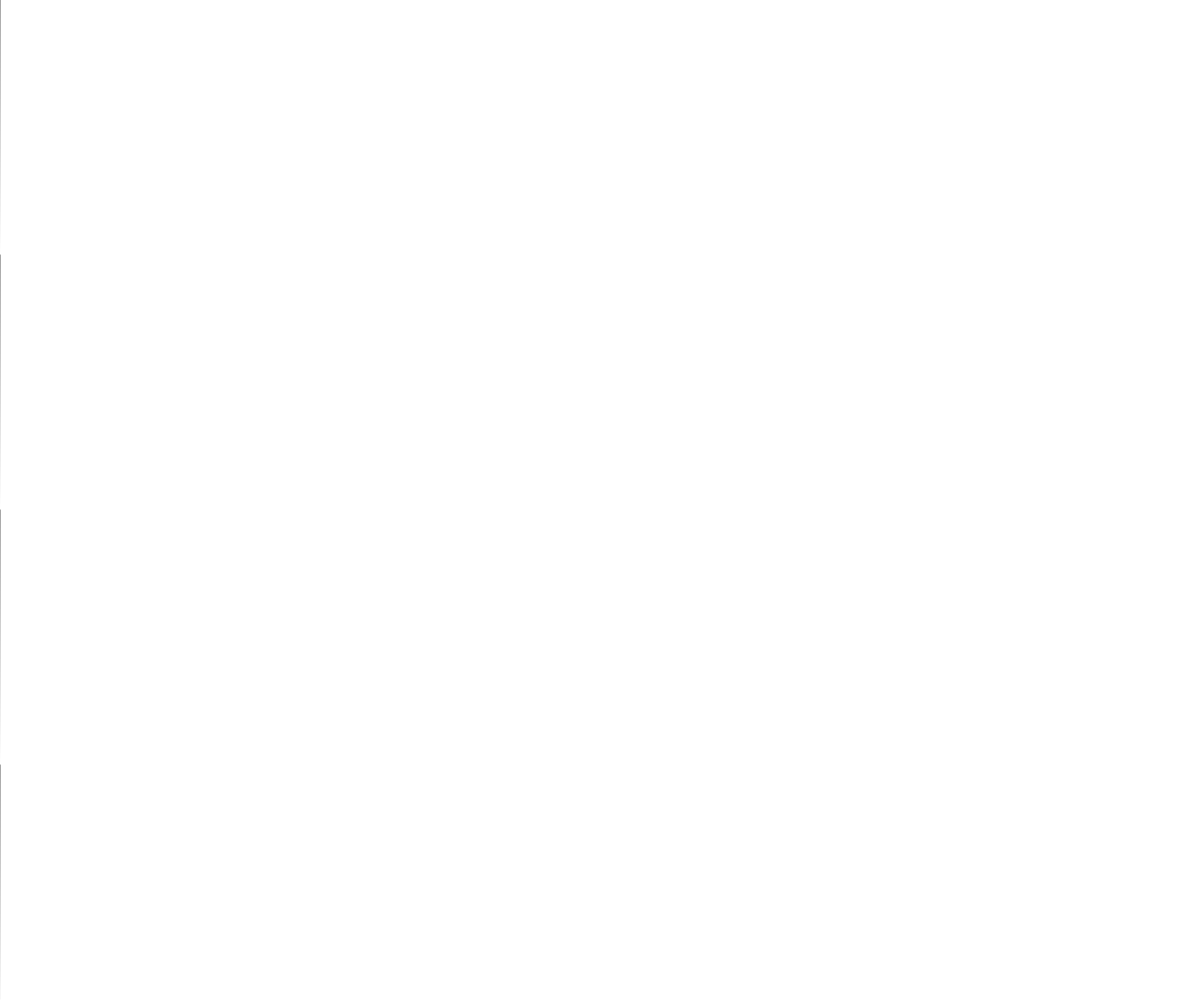
Frame 1 (no input)
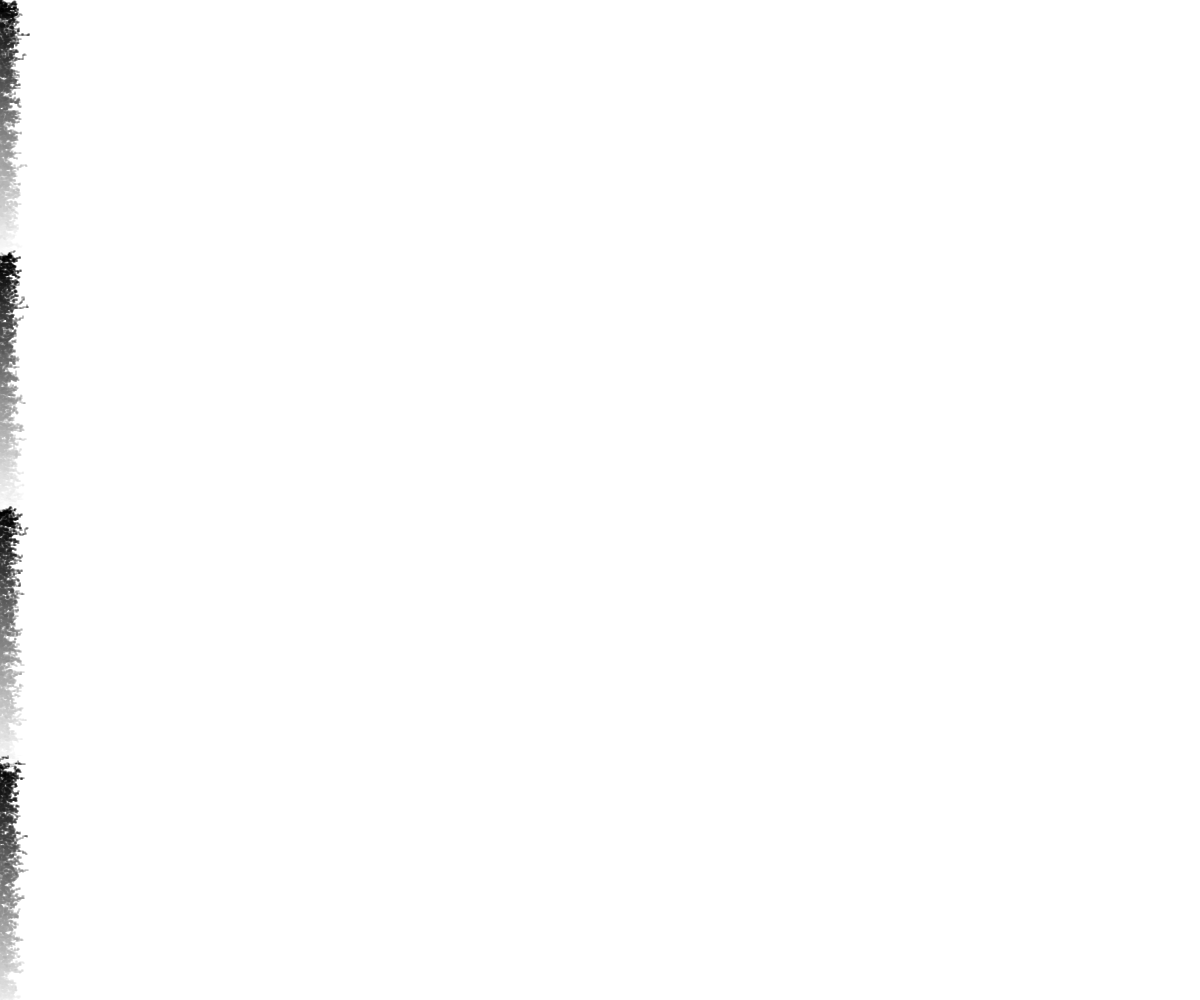
Frame 60 (no input)
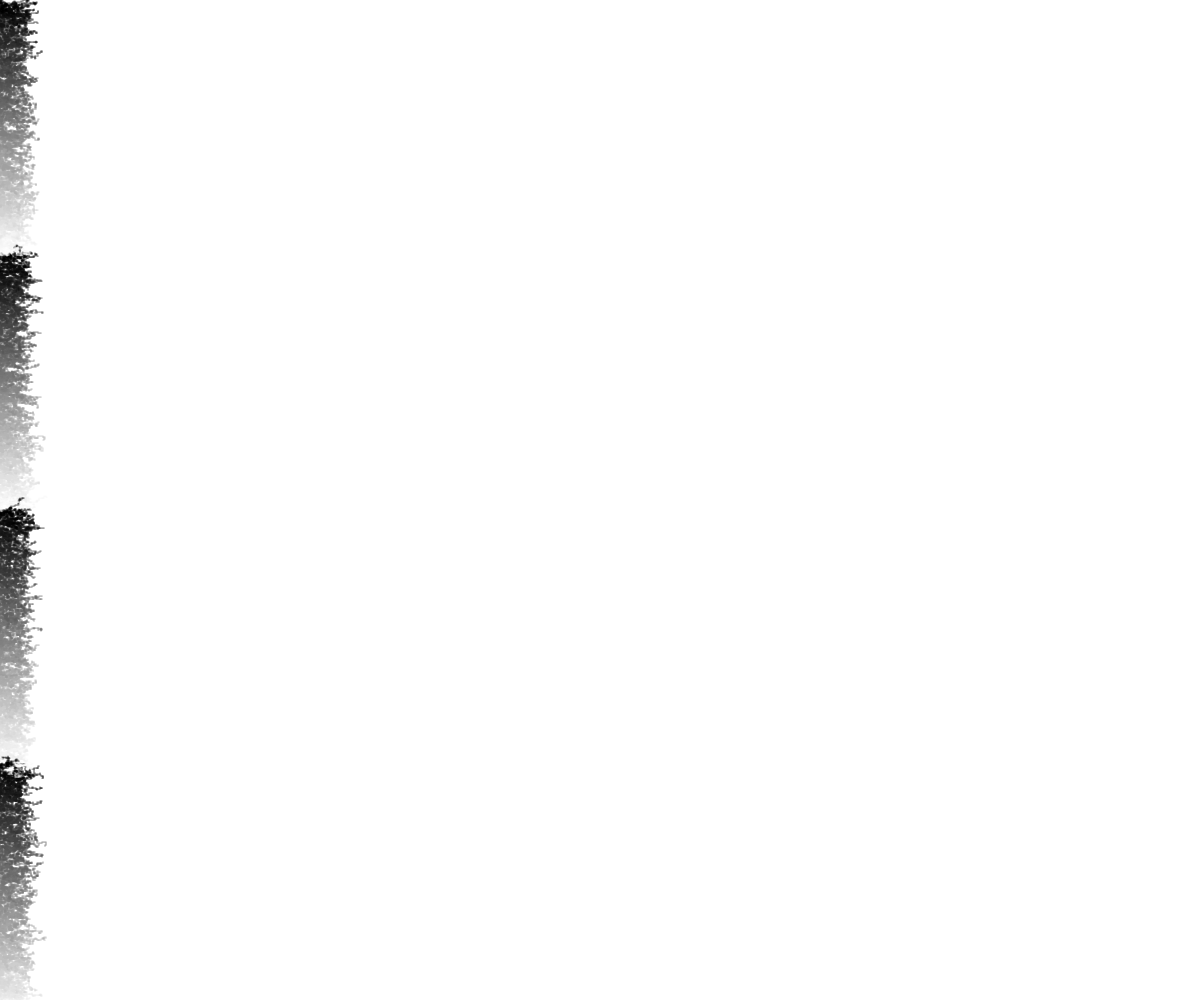
Frame 120 (the mouse pressed at the canvas centre since frame 60)

The p5.js sketch that drew these frames (run headless with seeded random() and noise() and a simulated clock; from frame 60 on, the mouse is pressed at the canvas centre):

// p5.js sketch
// ── sketch.js
let walkers = [];

function setup() {
  createCanvas(windowWidth, windowHeight);
  background(255);
  for (let i = 0; i < height; i++) {
    walkers[i] = new Walker(i, floor(i % 255));
  }
}

function draw() {
  for (let walker of walkers) {
    walker.show();
    walker.step();
  }
}

// CLASS ======================================
class Walker {
  constructor(y, clr) {
    this.x = 0;
    this.y = y;
    this.clr = clr;
  }

  show() {
    stroke(this.clr);
    point(this.x, this.y);
  }

  step() {
    let r = random(1);
    if (r < 0.4) {
      this.x++;
    } else if (r < 0.6) {
      this.x--;
    } else if (r < 0.8) {
      this.y++;
    } else {
      this.y--;
    }
  }
}
